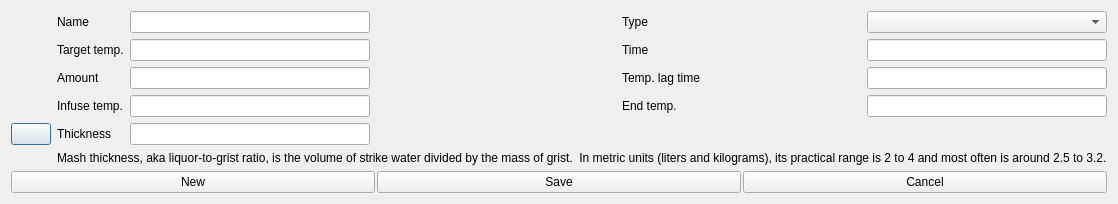
<?xml version="1.0" encoding="UTF-8"?>
<ui version="4.0">
 <class>mashStepEditor</class>
 <widget class="QDialog" name="mashStepEditor">
  <property name="geometry">
   <rect>
    <x>0</x>
    <y>0</y>
    <width>476</width>
    <height>182</height>
   </rect>
  </property>
  <property name="windowTitle">
   <string>Mash Step Editor</string>
  </property>
  <layout class="QVBoxLayout" name="verticalLayout">
   <item>
    <layout class="QGridLayout" name="gridLayout">
     <item row="0" column="1">
      <widget class="QLabel" name="label_name">
       <property name="text">
        <string>Name</string>
       </property>
       <property name="buddy">
        <cstring>lineEdit_name</cstring>
       </property>
      </widget>
     </item>
     <item row="0" column="2">
      <widget class="SmartLineEdit" name="lineEdit_name">
       <property name="toolTip">
        <string>Name</string>
       </property>
      </widget>
     </item>
     <item row="0" column="3">
      <spacer name="horizontalSpacer">
       <property name="orientation">
        <enum>Qt::Horizontal</enum>
       </property>
       <property name="sizeHint" stdset="0">
        <size>
         <width>40</width>
         <height>20</height>
        </size>
       </property>
      </spacer>
     </item>
     <item row="0" column="4">
      <widget class="QLabel" name="label_mashStepType">
       <property name="text">
        <string>Type</string>
       </property>
       <property name="buddy">
        <cstring>comboBox_mashStepType</cstring>
       </property>
      </widget>
     </item>
     <item row="0" column="5">
      <widget class="BtComboBox" name="comboBox_mashStepType">
       <property name="toolTip">
        <string>Type</string>
       </property>
      </widget>
     </item>
     <item row="2" column="1">
      <widget class="SmartLabel" name="label_stepTemp">
       <property name="contextMenuPolicy">
        <enum>Qt::CustomContextMenu</enum>
       </property>
       <property name="text">
        <string>Target temp.</string>
       </property>
       <property name="buddy">
        <cstring>lineEdit_stepTemp</cstring>
       </property>
      </widget>
     </item>
     <item row="2" column="2">
      <widget class="SmartLineEdit" name="lineEdit_stepTemp">
       <property name="toolTip">
        <string>Target temp. of this step</string>
       </property>
      </widget>
     </item>
     <item row="2" column="4">
      <widget class="SmartLabel" name="label_stepTime">
       <property name="sizePolicy">
        <sizepolicy hsizetype="Expanding" vsizetype="Preferred">
         <horstretch>0</horstretch>
         <verstretch>0</verstretch>
        </sizepolicy>
       </property>
       <property name="contextMenuPolicy">
        <enum>Qt::CustomContextMenu</enum>
       </property>
       <property name="text">
        <string>Time</string>
       </property>
       <property name="buddy">
        <cstring>lineEdit_stepTime</cstring>
       </property>
      </widget>
     </item>
     <item row="2" column="5">
      <widget class="SmartLineEdit" name="lineEdit_stepTime">
       <property name="toolTip">
        <string>Time to conduct the step</string>
       </property>
      </widget>
     </item>
     <item row="4" column="1">
      <widget class="SmartLabel" name="label_amount">
       <property name="contextMenuPolicy">
        <enum>Qt::CustomContextMenu</enum>
       </property>
       <property name="text">
        <string>Amount</string>
       </property>
       <property name="buddy">
        <cstring>lineEdit_amount</cstring>
       </property>
      </widget>
     </item>
     <item row="4" column="2">
      <widget class="SmartLineEdit" name="lineEdit_amount">
       <property name="toolTip">
        <string>Amount of water to infuse</string>
       </property>
      </widget>
     </item>
     <item row="4" column="4">
      <widget class="SmartLabel" name="label_rampTime">
       <property name="contextMenuPolicy">
        <enum>Qt::CustomContextMenu</enum>
       </property>
       <property name="text">
        <string>Temp. lag time</string>
       </property>
       <property name="buddy">
        <cstring>lineEdit_rampTime</cstring>
       </property>
      </widget>
     </item>
     <item row="4" column="5">
      <widget class="SmartLineEdit" name="lineEdit_rampTime">
       <property name="toolTip">
        <string>Lag time</string>
       </property>
      </widget>
     </item>
     <item row="6" column="1">
        <widget class="SmartLabel" name="label_infuseTemp">
         <property name="contextMenuPolicy">
          <enum>Qt::CustomContextMenu</enum>
         </property>
         <property name="text">
          <string>Infuse temp.</string>
         </property>
         <property name="buddy">
          <cstring>lineEdit_infuseTemp</cstring>
         </property>
        </widget>
     </item>
     <item row="6" column="2">
        <widget class="SmartLineEdit" name="lineEdit_infuseTemp">
         <property name="toolTip">
          <string>Temperature of infusion water</string>
         </property>
        </widget>
     </item>
     <item row="6" column="4">
      <widget class="SmartLabel" name="label_endTemp">
       <property name="contextMenuPolicy">
        <enum>Qt::CustomContextMenu</enum>
       </property>
       <property name="text">
        <string>End temp.</string>
       </property>
       <property name="buddy">
        <cstring>lineEdit_endTemp</cstring>
       </property>
      </widget>
     </item>
     <item row="6" column="5">
      <widget class="SmartLineEdit" name="lineEdit_endTemp">
       <property name="toolTip">
        <string>Final temp. of this step</string>
       </property>
      </widget>
     </item>
     <item row="8" column="0">
      <widget class="InfoButton" name="infoButton_thickness"></widget>
     </item>
     <item row="8" column="1">
      <widget class="SmartLabel" name="label_thickness">
       <property name="text">
        <string>Thickness</string>
       </property>
       <property name="buddy">
        <cstring>lineEdit_thickness</cstring>
       </property>
      </widget>
     </item>
     <item row="8" column="2">
      <widget class="SmartLineEdit" name="lineEdit_thickness">
      </widget>
     </item>
     <item row="9" column="1" colspan="5">
      <widget class="InfoText" name="infoText_thickness">
       <property name="buddy">
        <cstring>infoButton_thickness</cstring>
       </property>
       <property name="text">
        <string>Mash thickness, aka liquor-to-grist ratio, is the volume of strike water divided by the mass of grist.  In metric units (liters and kilograms), its practical range is 2 to 4 and most often is around 2.5 to 3.2.</string>
       </property>
      </widget>
     </item>

    </layout>
   </item>
   <item>
    <layout class="QHBoxLayout" name="horizontalLayout">
     <property name="spacing">
      <number>2</number>
     </property>
     <item>
      <widget class="QPushButton" name="pushButton_new">
       <property name="toolTip">
        <string>New</string>
       </property>
       <property name="text">
        <string>New</string>
       </property>
       <property name="icon">
        <iconset resource="../brewken.qrc">
         <normaloff>:/images/smallPlus.svg</normaloff>:/images/smallPlus.svg</iconset>
       </property>
      </widget>
     </item>
     <item>
      <widget class="QPushButton" name="pushButton_save">
       <property name="toolTip">
        <string>Save and close</string>
       </property>
       <property name="text">
        <string>Save</string>
       </property>
       <property name="icon">
        <iconset resource="../brewken.qrc">
         <normaloff>:/images/filesave.svg</normaloff>:/images/filesave.svg</iconset>
       </property>
      </widget>
     </item>
     <item>
      <widget class="QPushButton" name="pushButton_cancel">
       <property name="toolTip">
        <string>Discard and close</string>
       </property>
       <property name="text">
        <string>Cancel</string>
       </property>
       <property name="icon">
        <iconset resource="../brewken.qrc">
         <normaloff>:/images/exit.svg</normaloff>:/images/exit.svg</iconset>
       </property>
      </widget>
     </item>
    </layout>
   </item>
  </layout>
 </widget>
 <customwidgets>
  <customwidget>
   <class>BtComboBox</class>
   <extends>QComboBox</extends>
   <header>widgets/BtComboBox.h</header>
  </customwidget>
  <customwidget>
   <class>InfoButton</class>
   <extends>QPushButton</extends>
   <header>widgets/InfoButton.h</header>
  </customwidget>
  <customwidget>
   <class>InfoText</class>
   <extends>QLabel</extends>
   <header>widgets/InfoText.h</header>
  </customwidget>
  <customwidget>
   <class>SmartLabel</class>
   <extends>QLabel</extends>
   <header>widgets/SmartLabel.h</header>
   <slots>
    <signal>changedSystemOfMeasurementOrScale(PreviousScaleInfo)</signal>
   </slots>
  </customwidget>
  <customwidget>
   <class>SmartLineEdit</class>
   <extends>QLineEdit</extends>
   <header>widgets/SmartLineEdit.h</header>
   <slots>
    <slot>lineChanged(PreviousScaleInfo)</slot>
   </slots>
  </customwidget>
 </customwidgets>
 <resources/>
</ui>
